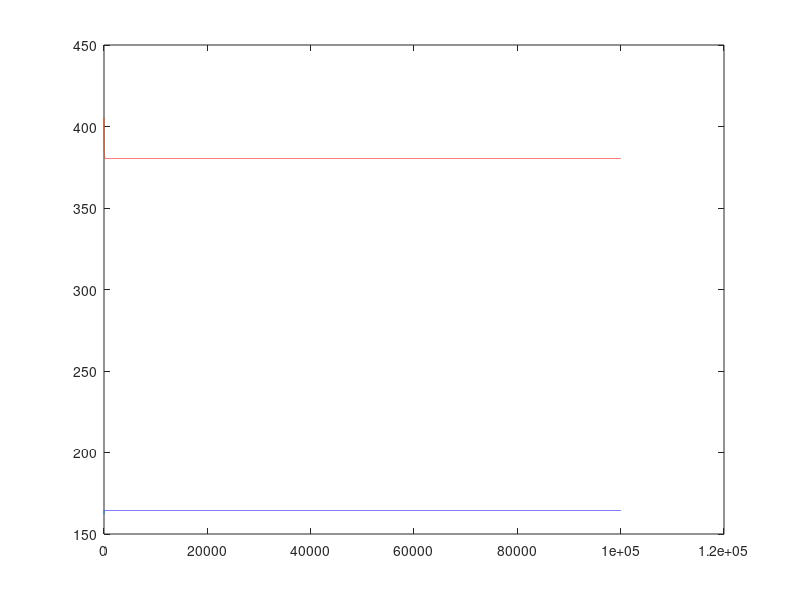

This figure's MATLAB source:
dosu=89;
water=350*(1-dosu/100); %ml
ethanol=350*(dosu/100);
n=76;
%input-===========================
de=0.789;
water=water/18.01*n; %mol
ethanol=ethanol*de/46.08*n; %mol


y1=[];
y2=[];
y1(1)=water; %mol
y2(1)=ethanol; %mol
dy1=[];
dy2=[];

pw=0.0230; %atm
pe=0.0574; %atm

T=298.15; %K

NA=6.022*10^23;
mw=18.01/NA/1000; %kg
me=46.08/NA/1000; %kg
kb=1.38064852*10^-23;  %m^2 kg/ s^2 K
Rj=8.314;
A=(0.75/2)^2*pi+0.99*10^-2; % m^2
V=2.3*330.579*1000*0.02; %m^3*1000L/m^3 -> L
R=0.08206; %atm L / K mol

aw=1;
ae=1;
dt=0.01;
for i=1:100000
    xw=y1(i)/(y1(i)+y2(i));
    xe=y2(i)/(y1(i)+y2(i));
    cw1=(xw*pw-pw*0.45-(y1(1)-y1(i))/V*R*T)*101325;
    ce1=(xe*pe-(y2(1)-y2(i))/V*R*T)*101325;
    dy1(i)=A*cw1/sqrt(2*pi*(mw*kb*T))/NA*aw*dt;
    dy2(i)=A*ce1/sqrt(2*pi*(me*kb*T))/NA*ae*dt;
    
    y1(i+1)=y1(i)-dy1(i);
    y2(i+1)=y2(i)-dy2(i);
    
    if y1(i+1)<=0 && y2(i+1)<=0
        y1(i+1:100001)=0;
        y2(i+1:100001)=0;
        break;
    else
        if y1(i+1)<0
            y1(i+1)=0;
        end
        if y2(i+1)<0
            y2(i+1)=0;
        end
    end
end
range=1:100001;
plot(range,y1)
hold on
plot(range,y2);
hold off


na=1*V/R/T;
disp(na*0.03<y2(100000))